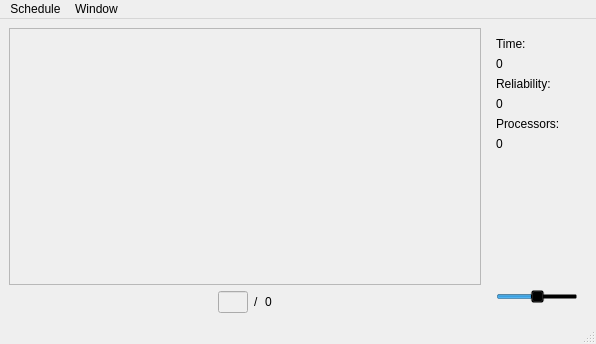
<?xml version="1.0" encoding="UTF-8"?>
<ui version="4.0">
 <class>Viewer</class>
 <widget class="QMainWindow" name="Viewer">
  <property name="geometry">
   <rect>
    <x>0</x>
    <y>0</y>
    <width>596</width>
    <height>344</height>
   </rect>
  </property>
  <property name="sizePolicy">
   <sizepolicy hsizetype="Expanding" vsizetype="Expanding">
    <horstretch>0</horstretch>
    <verstretch>0</verstretch>
   </sizepolicy>
  </property>
  <property name="windowTitle">
   <string>Viewer</string>
  </property>
  <property name="windowIcon">
   <iconset resource="resources.qrc">
    <normaloff>:/pics/pics/chart.png</normaloff>:/pics/pics/chart.png</iconset>
  </property>
  <property name="styleSheet">
   <string notr="true">QWidget, QMenuBar::item
{
	background-color: qlineargradient(x1: 0, y1: 0, x2: 0, y2: 1,
                                      stop: 0 #c5d8ef, stop: 1 #89a5c3);
}

QLabel, QSlider
{
	background-color: transparent;
}</string>
  </property>
  <widget class="QWidget" name="centralwidget">
   <property name="sizePolicy">
    <sizepolicy hsizetype="Preferred" vsizetype="Preferred">
     <horstretch>0</horstretch>
     <verstretch>0</verstretch>
    </sizepolicy>
   </property>
   <layout class="QHBoxLayout" name="horizontalLayout_4">
    <item>
     <layout class="QHBoxLayout" name="horizontalLayout_3">
      <property name="sizeConstraint">
       <enum>QLayout::SetNoConstraint</enum>
      </property>
      <item>
       <layout class="QVBoxLayout" name="verticalLayout">
        <property name="sizeConstraint">
         <enum>QLayout::SetNoConstraint</enum>
        </property>
        <item>
         <layout class="QHBoxLayout" name="horizontalLayout">
          <property name="sizeConstraint">
           <enum>QLayout::SetNoConstraint</enum>
          </property>
          <item>
           <widget class="QScrollArea" name="visualizerArea">
            <property name="sizePolicy">
             <sizepolicy hsizetype="Expanding" vsizetype="Expanding">
              <horstretch>0</horstretch>
              <verstretch>0</verstretch>
             </sizepolicy>
            </property>
            <property name="verticalScrollBarPolicy">
             <enum>Qt::ScrollBarAsNeeded</enum>
            </property>
            <property name="widgetResizable">
             <bool>false</bool>
            </property>
            <widget class="QWidget" name="scrollAreaWidgetContents">
             <property name="geometry">
              <rect>
               <x>0</x>
               <y>0</y>
               <width>452</width>
               <height>221</height>
              </rect>
             </property>
             <property name="sizePolicy">
              <sizepolicy hsizetype="Expanding" vsizetype="Expanding">
               <horstretch>0</horstretch>
               <verstretch>0</verstretch>
              </sizepolicy>
             </property>
            </widget>
           </widget>
          </item>
         </layout>
        </item>
        <item>
         <layout class="QHBoxLayout" name="horizontalLayout_2">
          <property name="sizeConstraint">
           <enum>QLayout::SetNoConstraint</enum>
          </property>
          <item>
           <spacer name="horizontalSpacer">
            <property name="orientation">
             <enum>Qt::Horizontal</enum>
            </property>
            <property name="sizeHint" stdset="0">
             <size>
              <width>40</width>
              <height>20</height>
             </size>
            </property>
           </spacer>
          </item>
          <item>
           <widget class="QPushButton" name="rewind">
            <property name="enabled">
             <bool>true</bool>
            </property>
            <property name="sizePolicy">
             <sizepolicy hsizetype="Fixed" vsizetype="Fixed">
              <horstretch>0</horstretch>
              <verstretch>0</verstretch>
             </sizepolicy>
            </property>
            <property name="maximumSize">
             <size>
              <width>31</width>
              <height>16777215</height>
             </size>
            </property>
            <property name="text">
             <string/>
            </property>
            <property name="icon">
             <iconset resource="resources.qrc">
              <normaloff>:/pics/pics/rewind.png</normaloff>:/pics/pics/rewind.png</iconset>
            </property>
            <property name="iconSize">
             <size>
              <width>32</width>
              <height>32</height>
             </size>
            </property>
            <property name="flat">
             <bool>true</bool>
            </property>
           </widget>
          </item>
          <item>
           <widget class="QPushButton" name="stepback">
            <property name="enabled">
             <bool>true</bool>
            </property>
            <property name="sizePolicy">
             <sizepolicy hsizetype="Fixed" vsizetype="Fixed">
              <horstretch>0</horstretch>
              <verstretch>0</verstretch>
             </sizepolicy>
            </property>
            <property name="maximumSize">
             <size>
              <width>31</width>
              <height>16777215</height>
             </size>
            </property>
            <property name="text">
             <string/>
            </property>
            <property name="icon">
             <iconset resource="resources.qrc">
              <normaloff>:/pics/pics/skip_backward.png</normaloff>:/pics/pics/skip_backward.png</iconset>
            </property>
            <property name="iconSize">
             <size>
              <width>32</width>
              <height>32</height>
             </size>
            </property>
            <property name="flat">
             <bool>true</bool>
            </property>
           </widget>
          </item>
          <item>
           <widget class="QLineEdit" name="lineEdit">
            <property name="enabled">
             <bool>false</bool>
            </property>
            <property name="sizePolicy">
             <sizepolicy hsizetype="Fixed" vsizetype="Fixed">
              <horstretch>0</horstretch>
              <verstretch>0</verstretch>
             </sizepolicy>
            </property>
            <property name="minimumSize">
             <size>
              <width>30</width>
              <height>0</height>
             </size>
            </property>
            <property name="maximumSize">
             <size>
              <width>30</width>
              <height>16777215</height>
             </size>
            </property>
            <property name="baseSize">
             <size>
              <width>0</width>
              <height>0</height>
             </size>
            </property>
           </widget>
          </item>
          <item>
           <widget class="QLabel" name="label_7">
            <property name="text">
             <string>/</string>
            </property>
           </widget>
          </item>
          <item>
           <widget class="QLabel" name="labelTotal">
            <property name="text">
             <string>0</string>
            </property>
           </widget>
          </item>
          <item>
           <widget class="QPushButton" name="stepforth">
            <property name="enabled">
             <bool>true</bool>
            </property>
            <property name="sizePolicy">
             <sizepolicy hsizetype="Fixed" vsizetype="Fixed">
              <horstretch>0</horstretch>
              <verstretch>0</verstretch>
             </sizepolicy>
            </property>
            <property name="maximumSize">
             <size>
              <width>31</width>
              <height>16777215</height>
             </size>
            </property>
            <property name="styleSheet">
             <string notr="true"/>
            </property>
            <property name="text">
             <string/>
            </property>
            <property name="icon">
             <iconset resource="resources.qrc">
              <normaloff>:/pics/pics/skip_forward.png</normaloff>:/pics/pics/skip_forward.png</iconset>
            </property>
            <property name="iconSize">
             <size>
              <width>32</width>
              <height>32</height>
             </size>
            </property>
            <property name="flat">
             <bool>true</bool>
            </property>
           </widget>
          </item>
          <item>
           <widget class="QPushButton" name="replay">
            <property name="enabled">
             <bool>true</bool>
            </property>
            <property name="sizePolicy">
             <sizepolicy hsizetype="Fixed" vsizetype="Fixed">
              <horstretch>0</horstretch>
              <verstretch>0</verstretch>
             </sizepolicy>
            </property>
            <property name="maximumSize">
             <size>
              <width>31</width>
              <height>16777215</height>
             </size>
            </property>
            <property name="styleSheet">
             <string notr="true"/>
            </property>
            <property name="text">
             <string/>
            </property>
            <property name="icon">
             <iconset resource="resources.qrc">
              <normaloff>:/pics/pics/fast_forward.png</normaloff>:/pics/pics/fast_forward.png</iconset>
            </property>
            <property name="iconSize">
             <size>
              <width>32</width>
              <height>32</height>
             </size>
            </property>
            <property name="flat">
             <bool>true</bool>
            </property>
           </widget>
          </item>
          <item>
           <spacer name="horizontalSpacer_2">
            <property name="orientation">
             <enum>Qt::Horizontal</enum>
            </property>
            <property name="sizeHint" stdset="0">
             <size>
              <width>40</width>
              <height>20</height>
             </size>
            </property>
           </spacer>
          </item>
         </layout>
        </item>
       </layout>
      </item>
      <item>
       <widget class="QWidget" name="info" native="true">
        <property name="sizePolicy">
         <sizepolicy hsizetype="Fixed" vsizetype="Preferred">
          <horstretch>0</horstretch>
          <verstretch>0</verstretch>
         </sizepolicy>
        </property>
        <property name="minimumSize">
         <size>
          <width>100</width>
          <height>0</height>
         </size>
        </property>
        <property name="maximumSize">
         <size>
          <width>100</width>
          <height>16777215</height>
         </size>
        </property>
        <layout class="QVBoxLayout" name="verticalLayout_3">
         <property name="sizeConstraint">
          <enum>QLayout::SetNoConstraint</enum>
         </property>
         <item>
          <widget class="QLabel" name="label_3">
           <property name="sizePolicy">
            <sizepolicy hsizetype="Fixed" vsizetype="Fixed">
             <horstretch>0</horstretch>
             <verstretch>0</verstretch>
            </sizepolicy>
           </property>
           <property name="text">
            <string>Time:</string>
           </property>
          </widget>
         </item>
         <item>
          <widget class="QLabel" name="labeltime">
           <property name="sizePolicy">
            <sizepolicy hsizetype="Fixed" vsizetype="Fixed">
             <horstretch>0</horstretch>
             <verstretch>0</verstretch>
            </sizepolicy>
           </property>
           <property name="text">
            <string>0</string>
           </property>
          </widget>
         </item>
         <item>
          <widget class="QLabel" name="label_2">
           <property name="sizePolicy">
            <sizepolicy hsizetype="Fixed" vsizetype="Fixed">
             <horstretch>0</horstretch>
             <verstretch>0</verstretch>
            </sizepolicy>
           </property>
           <property name="text">
            <string>Reliability:</string>
           </property>
          </widget>
         </item>
         <item>
          <widget class="QLabel" name="labelrel">
           <property name="sizePolicy">
            <sizepolicy hsizetype="Fixed" vsizetype="Fixed">
             <horstretch>0</horstretch>
             <verstretch>0</verstretch>
            </sizepolicy>
           </property>
           <property name="text">
            <string>0</string>
           </property>
          </widget>
         </item>
         <item>
          <widget class="QLabel" name="label">
           <property name="sizePolicy">
            <sizepolicy hsizetype="Fixed" vsizetype="Fixed">
             <horstretch>0</horstretch>
             <verstretch>0</verstretch>
            </sizepolicy>
           </property>
           <property name="text">
            <string>Processors:</string>
           </property>
          </widget>
         </item>
         <item>
          <widget class="QLabel" name="labelproc">
           <property name="sizePolicy">
            <sizepolicy hsizetype="Fixed" vsizetype="Fixed">
             <horstretch>0</horstretch>
             <verstretch>0</verstretch>
            </sizepolicy>
           </property>
           <property name="text">
            <string>0</string>
           </property>
          </widget>
         </item>
         <item>
          <spacer name="verticalSpacer">
           <property name="orientation">
            <enum>Qt::Vertical</enum>
           </property>
           <property name="sizeHint" stdset="0">
            <size>
             <width>20</width>
             <height>40</height>
            </size>
           </property>
          </spacer>
         </item>
         <item>
          <widget class="QSlider" name="verticalSlider">
           <property name="minimum">
            <number>-50</number>
           </property>
           <property name="maximum">
            <number>50</number>
           </property>
           <property name="sliderPosition">
            <number>0</number>
           </property>
           <property name="tracking">
            <bool>true</bool>
           </property>
           <property name="orientation">
            <enum>Qt::Horizontal</enum>
           </property>
          </widget>
         </item>
        </layout>
       </widget>
      </item>
     </layout>
    </item>
   </layout>
  </widget>
  <widget class="QMenuBar" name="menubar">
   <property name="geometry">
    <rect>
     <x>0</x>
     <y>0</y>
     <width>596</width>
     <height>21</height>
    </rect>
   </property>
   <widget class="QMenu" name="menuSchedule">
    <property name="title">
     <string>Schedule</string>
    </property>
    <addaction name="actionStep_Forward"/>
    <addaction name="actionStep_Backward"/>
    <addaction name="actionShow_Best"/>
   </widget>
   <widget class="QMenu" name="menuWindow">
    <property name="title">
     <string>Window</string>
    </property>
    <addaction name="actionColors"/>
   </widget>
   <addaction name="menuSchedule"/>
   <addaction name="menuWindow"/>
  </widget>
  <widget class="QStatusBar" name="statusBar"/>
  <action name="actionColors">
   <property name="text">
    <string>Colors...</string>
   </property>
  </action>
  <action name="actionStep_Forward">
   <property name="text">
    <string>Step Forward</string>
   </property>
   <property name="shortcut">
    <string>PgDown</string>
   </property>
  </action>
  <action name="actionStep_Backward">
   <property name="text">
    <string>Step Backward</string>
   </property>
   <property name="shortcut">
    <string>PgUp</string>
   </property>
  </action>
  <action name="actionShow_Best">
   <property name="text">
    <string>Show Best</string>
   </property>
   <property name="shortcut">
    <string>Home</string>
   </property>
  </action>
 </widget>
 <resources>
  <include location="resources.qrc"/>
 </resources>
 <connections>
  <connection>
   <sender>actionColors</sender>
   <signal>triggered()</signal>
   <receiver>Viewer</receiver>
   <slot>Colors()</slot>
   <hints>
    <hint type="sourcelabel">
     <x>-1</x>
     <y>-1</y>
    </hint>
    <hint type="destinationlabel">
     <x>291</x>
     <y>167</y>
    </hint>
   </hints>
  </connection>
  <connection>
   <sender>actionStep_Backward</sender>
   <signal>triggered()</signal>
   <receiver>Viewer</receiver>
   <slot>StepBackward()</slot>
   <hints>
    <hint type="sourcelabel">
     <x>-1</x>
     <y>-1</y>
    </hint>
    <hint type="destinationlabel">
     <x>291</x>
     <y>167</y>
    </hint>
   </hints>
  </connection>
  <connection>
   <sender>actionStep_Forward</sender>
   <signal>triggered()</signal>
   <receiver>Viewer</receiver>
   <slot>StepForward()</slot>
   <hints>
    <hint type="sourcelabel">
     <x>-1</x>
     <y>-1</y>
    </hint>
    <hint type="destinationlabel">
     <x>291</x>
     <y>167</y>
    </hint>
   </hints>
  </connection>
  <connection>
   <sender>stepback</sender>
   <signal>clicked()</signal>
   <receiver>Viewer</receiver>
   <slot>StepBackward()</slot>
   <hints>
    <hint type="sourcelabel">
     <x>191</x>
     <y>303</y>
    </hint>
    <hint type="destinationlabel">
     <x>291</x>
     <y>167</y>
    </hint>
   </hints>
  </connection>
  <connection>
   <sender>stepforth</sender>
   <signal>clicked()</signal>
   <receiver>Viewer</receiver>
   <slot>StepForward()</slot>
   <hints>
    <hint type="sourcelabel">
     <x>286</x>
     <y>303</y>
    </hint>
    <hint type="destinationlabel">
     <x>291</x>
     <y>167</y>
    </hint>
   </hints>
  </connection>
  <connection>
   <sender>replay</sender>
   <signal>clicked()</signal>
   <receiver>Viewer</receiver>
   <slot>Replay()</slot>
   <hints>
    <hint type="sourcelabel">
     <x>323</x>
     <y>303</y>
    </hint>
    <hint type="destinationlabel">
     <x>291</x>
     <y>167</y>
    </hint>
   </hints>
  </connection>
  <connection>
   <sender>rewind</sender>
   <signal>clicked()</signal>
   <receiver>Viewer</receiver>
   <slot>Rewind()</slot>
   <hints>
    <hint type="sourcelabel">
     <x>154</x>
     <y>303</y>
    </hint>
    <hint type="destinationlabel">
     <x>291</x>
     <y>167</y>
    </hint>
   </hints>
  </connection>
  <connection>
   <sender>verticalSlider</sender>
   <signal>sliderMoved(int)</signal>
   <receiver>Viewer</receiver>
   <slot>Scale(int)</slot>
   <hints>
    <hint type="sourcelabel">
     <x>523</x>
     <y>307</y>
    </hint>
    <hint type="destinationlabel">
     <x>291</x>
     <y>167</y>
    </hint>
   </hints>
  </connection>
  <connection>
   <sender>lineEdit</sender>
   <signal>textEdited(QString)</signal>
   <receiver>Viewer</receiver>
   <slot>SelectSchedule(QString)</slot>
   <hints>
    <hint type="sourcelabel">
     <x>233</x>
     <y>291</y>
    </hint>
    <hint type="destinationlabel">
     <x>297</x>
     <y>171</y>
    </hint>
   </hints>
  </connection>
  <connection>
   <sender>actionShow_Best</sender>
   <signal>triggered()</signal>
   <receiver>Viewer</receiver>
   <slot>ShowBest()</slot>
   <hints>
    <hint type="sourcelabel">
     <x>-1</x>
     <y>-1</y>
    </hint>
    <hint type="destinationlabel">
     <x>297</x>
     <y>171</y>
    </hint>
   </hints>
  </connection>
 </connections>
 <slots>
  <slot>Colors()</slot>
  <slot>StepForward()</slot>
  <slot>StepBackward()</slot>
  <slot>Rewind()</slot>
  <slot>Replay()</slot>
  <slot>SelectSchedule(QString)</slot>
  <slot>Scale(int)</slot>
  <slot>ShowBest()</slot>
 </slots>
</ui>
